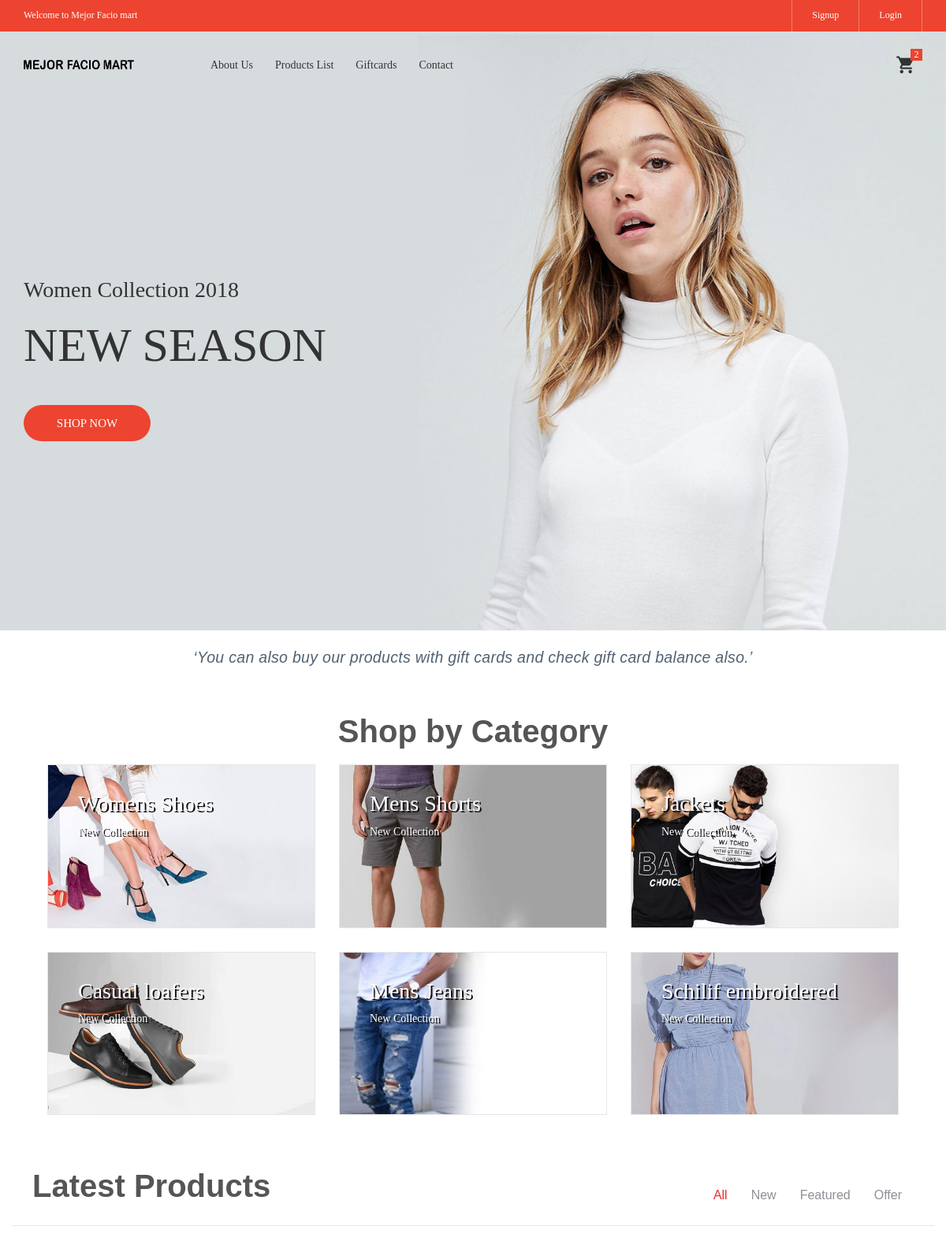
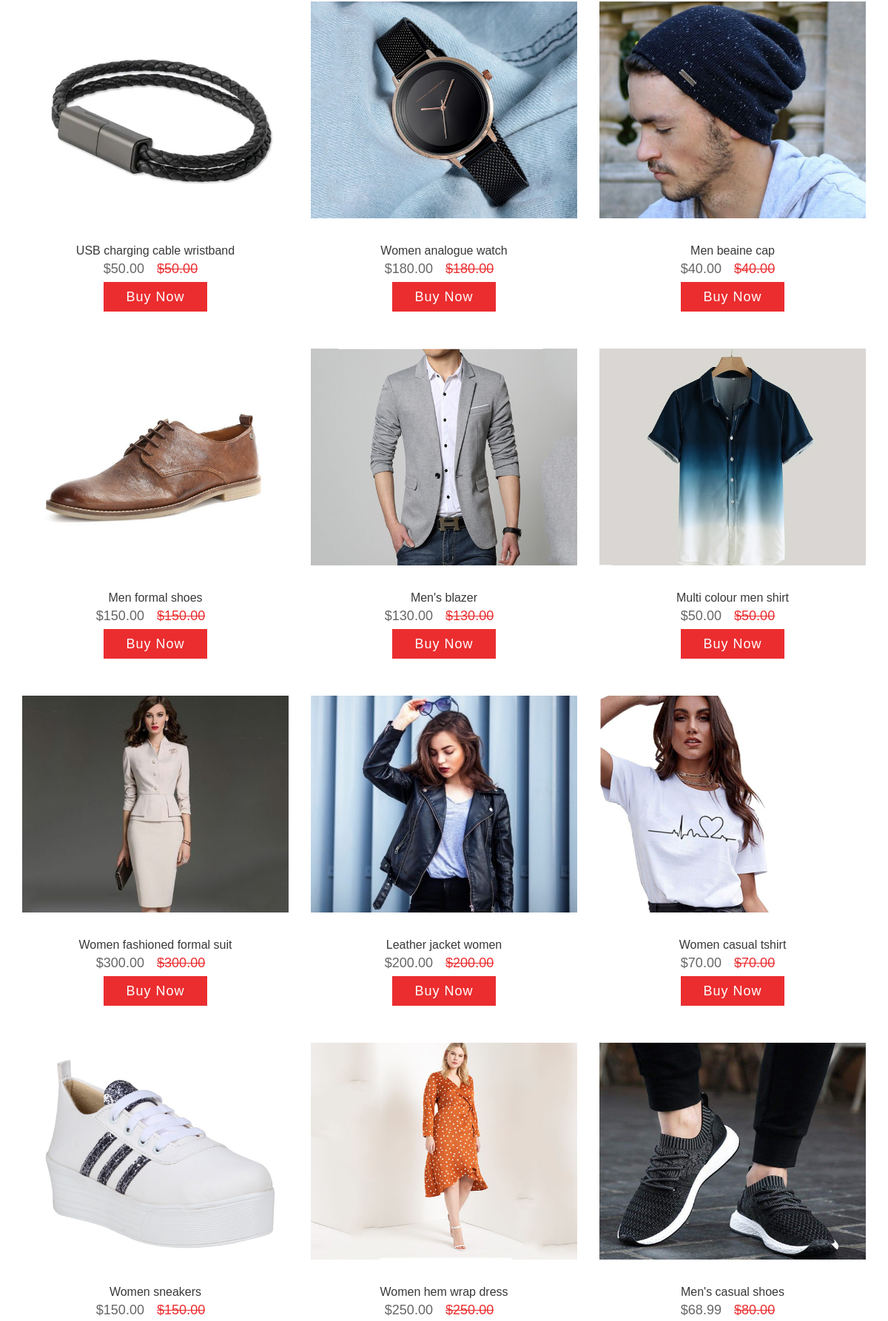
The page / (upper part) on the database its author committed (2 pictures, top to bottom).
### tables this page shows
CREATE TABLE `tbl_product_categories` (
  `cat_id` int(11) NOT NULL AUTO_INCREMENT,
  `category_name` varchar(100) NOT NULL,
  `category_ref_id` varchar(10) NOT NULL,
  `catimg` varchar(255) NOT NULL,
  `parent_category` int(11) NOT NULL,
  `catthumbimg` varchar(255) DEFAULT NULL,
  `cat_offer_type` smallint(4) DEFAULT NULL,
  `cat_discount_per` int(11) DEFAULT '0',
  `cat_dis_fixed_amt` float DEFAULT '0',
  `cat_status` int(11) DEFAULT NULL,
  `cat_createdat` datetime DEFAULT NULL,
  `cat_updatedat` datetime DEFAULT NULL,
  PRIMARY KEY (`cat_id`)
);

CREATE TABLE `tbl_products` (
  `prdid` int(10) NOT NULL AUTO_INCREMENT,
  `category_id` int(11) NOT NULL,
  `subcategory_id` int(11) NOT NULL,
  `cat_status` int(11) DEFAULT NULL,
  `product_name` longtext NOT NULL,
  `product_url` varchar(120) DEFAULT NULL,
  `product_description` text NOT NULL,
  `status` int(11) NOT NULL DEFAULT '1',
  `read_status` int(11) NOT NULL,
  `created_date` datetime NOT NULL,
  `product_discount_type` smallint(4) DEFAULT '0',
  `product_discount_per` int(11) DEFAULT '0',
  `product_discount_fixed` float DEFAULT '0',
  `product_image` varchar(250) DEFAULT NULL,
  `product_thumb_image1` varchar(250) DEFAULT NULL,
  `product_thumb_image2` varchar(250) DEFAULT NULL,
  `product_thumb_image3` varchar(250) DEFAULT NULL,
  `product_thumb_image4` varchar(250) DEFAULT NULL,
  `product_price` float DEFAULT '0',
  `afterdiscoutprice` float DEFAULT '0',
  `updated_at` datetime DEFAULT NULL,
  `cat_new` smallint(2) DEFAULT '0',
  `cat_featured` smallint(2) DEFAULT '0',
  `cat_offer` smallint(2) DEFAULT '0',
  PRIMARY KEY (`prdid`)
);

### application/core/MY_Controller.php (called while the page is built, shortened)
<?php
	class MY_Controller extends CI_Controller {
		public function __construct()
		{
			$this->load->helper('url');
			$this->load->database();
			$this->load->helper('form');
			$this->load->library('session');
			$this->load->library('form_validation');
			$this->load->model('admin/Common_model');
			$this->load->helper('cookie');
			$this->load->library('user_agent');
		}
		function front_view($page){
			$this->load->view('includes/header',$this->data);
			$this->load->view(''.$page,$this->data);
			$this->load->view('includes/footer');
		}
	}

### application/controllers/LoaddingPage.php (called while the page is built, shortened)
<?php
	class LoaddingPage extends MY_Controller {
		public function index()
		{
			$this->data['catdetails1']            = $this->Frontend_model->get_data_cats1('tbl_product_categories');
			$this->data['catdetails2']            = $this->Frontend_model->get_data_cats2('tbl_product_categories');
			$this->data['getproducts_all']        = $this->Frontend_model->get_products_data('tbl_products',0);
			$this->front_view('index',$data);
		}
	}
?>

### index.php (called while the page is built, shortened)
<?php
require_once BASEPATH.'core/CodeIgniter.php';

### application/models/Frontend_model.php (called while the page is built, shortened)
<?php
	class Frontend_model extends CI_Model {
		function get_data_cats1($table){
			$sql = "select * from tbl_product_categories where cat_status = 1 limit 0,3";
			return $this->db->query($sql)->result();
		}
		function get_data_cats2($table){
			$sql = "select * from tbl_product_categories where cat_status = 1 limit 3,3";
			return $this->db->query($sql)->result();
		}
		function get_products_data($table,$type){
			if($type==0){
				$sql = "select * from tbl_products where status = 1 order by prdid DESC";
			}else if($type==1){
				$sql = "select * from tbl_products where status = 1 order by cat_new";
			}else if($type==2){
				$sql = "select * from tbl_products where status = 1 order by cat_featured";
			}else if($type==3){
				$sql = "select * from tbl_products where status = 1 order by cat_offer";
			}
			return $this->db->query($sql)->result();
		}
	}

### application/views/index.php (the view, shortened to what this page needs)
<main>
<section class="section-slide">
	<div class="wrap-slick1">
		<div class="slick1">
			<div class="item-slick1" style="background-image: url('<?php echo base_url();?>assets/img/banner/slide-01.jpg');">
				<div class="container h-full">
					<div class="flex-col-l-m h-full p-t-100 p-b-30 respon5">
						<div class="layer-slick1 animated visible-false" data-appear="fadeInDown" data-delay="0">
							<span class="ltext-101 cl2 respon2">
								Women Collection 2018
							</span>
						</div>
						<div class="layer-slick1 animated visible-false" data-appear="fadeInUp" data-delay="800">
							<h2 class="ltext-201 cl2 p-t-19 p-b-43 respon1">
								NEW SEASON
							</h2>
						</div>
						<div class="layer-slick1 animated visible-false" data-appear="zoomIn" data-delay="1600">
							<a href="product.html" class="flex-c-m stext-101 cl0 size-101 bg1 bor1 hov-btn1 p-lr-15 trans-04">
								Shop Now
							</a>
						</div>
					</div>
				</div>
			</div>
		</div>
	</div>
</section>
	<div class="container-fluid">
		<div class="col-sm-12">
			<div class="heading_title container">
				<div class="card_inner ">
					<div class="card-body">
						<p style="font-size:1.3rem;margin-bottom: 0px;" align="justify" class="font-italic fw_500 text-center">‘You can also buy our products with gift cards and check gift card balance also.’</p>
					</div>
				</div>
			</div>
		</div>
	</div>
       <section class="category-area section-padding30">
           <div class="container-fluid">
               <div class="row">
                   <div class="col-lg-12">
                       <div class="section-tittle text-center mb-4">
                           <h2>Shop by Category</h2>
                       </div>
                   </div>
               </div>
		<div class="row">
		<?php if(isset($catdetails1) && !empty($catdetails1) && count($catdetails1)>0){
									$j=0;
									foreach($catdetails1 as $key=>$catinfo){ ?>
			<div class="col-md-6 col-xl-4 p-b-30 m-lr-auto">
				<div class="block1 wrap-pic-w">
					<img src="<?php echo base_url(); ?>product_images/<?php echo $catinfo->catimg;?>" alt="<?php echo ucfirst($catinfo->category_name); ?>">
					<a href="<?php echo base_url(); ?>products" class="block1-txt ab-t-l s-full flex-col-l-sb p-lr-38 p-tb-34 trans-03 respon3">
						<div class="block1-txt-child1 flex-col-l">
							<span class="block1-name ltext-102 trans-04 p-b-8">
								<?php echo ucfirst($catinfo->category_name); ?>
							</span>
							<span class="block1-info stext-102 trans-04">
								New Collection
							</span>
						</div>
					</a>
				</div>
			</div>
<?php $j++; } } ?>
		</div>
		<div class="row">
		<?php if(isset($catdetails2) && !empty($catdetails2) && count($catdetails2)>0){
									$j=0;
									foreach($catdetails2 as $key=>$catinfo){ ?>
			<div class="col-md-6 col-xl-4 p-b-30 m-lr-auto">
				<div class="block1 wrap-pic-w">
					<img src="<?php echo base_url(); ?>product_images/<?php echo $catinfo->catimg;?>" alt="<?php echo ucfirst($catinfo->category_name); ?>">
					<a href="<?php echo base_url(); ?>products" class="block1-txt ab-t-l s-full flex-col-l-sb p-lr-38 p-tb-34 trans-03 respon3">
						<div class="block1-txt-child1 flex-col-l">
							<span class="block1-name ltext-102 trans-04 p-b-8">
								<?php echo ucfirst($catinfo->category_name); ?>
							</span>
							<span class="block1-info stext-102 trans-04">
								New Collection
							</span>
						</div>
					</a>
				</div>
			</div>
<?php $j++; } } ?>
		</div>
           </div>
       </section>
   <section class="latest-product-area ">
           <div class="container">
               <div class="row product-btn d-flex justify-content-end align-items-end">
                   <div class="col-xl-5 col-lg-5 col-md-5">
                       <div class="section-tittle mb-30">
                           <h2>Latest Products</h2>
                       </div>
                   </div>
                   <div class="col-xl-7 col-lg-7 col-md-7">
                       <div class="properties__button f-right">
                           <nav>
                               <div class="nav nav-tabs" id="nav-tab" role="tablist">
                                   <a class="nav-item nav-link active" id="nav-home-tab" data-toggle="tab" href="#nav-home" role="tab" aria-controls="nav-home" aria-selected="true">All</a>
                                   <a class="nav-item nav-link" id="nav-profile-tab" data-toggle="tab" href="#nav-profile" role="tab" aria-controls="nav-profile" aria-selected="false">New</a>
                                   <a class="nav-item nav-link" id="nav-contact-tab" data-toggle="tab" href="#nav-contact" role="tab" aria-controls="nav-contact" aria-selected="false">Featured</a>
                                   <a class="nav-item nav-link" id="nav-last-tab" data-toggle="tab" href="#nav-last" role="tab" aria-controls="nav-contact" aria-selected="false">Offer</a>
                               </div>
                           </nav>
                       </div>
                   </div>
               </div>
               <div class="tab-content" id="nav-tabContent">
                   <div class="tab-pane fade show active" id="nav-home" role="tabpanel" aria-labelledby="nav-home-tab">
                       <div class="row">
						<?php if(isset($getproducts_all) && !empty($getproducts_all) && count($getproducts_all)>0){ foreach($getproducts_all as $productinfo){ ?>
							<div class="col-xl-4 col-lg-4 col-md-6">
								<div class="single-product mb-60">
									<div class="product-img hov-img0">
										<img src="<?php echo base_url().'product_images/'.$productinfo->product_image; ?>" alt="<?php echo ucfirst($productinfo->product_name); ?>">
									</div>
									<div class="product-caption">
										<h4><a href="<?php echo base_url().'products'; ?>"><?php echo ucfirst($productinfo->product_name); ?></a></h4>
										<div class="price">
											<ul>
												<?php
													$discountPrice =0;
													$productprice     = $productinfo->product_price;
													if($productinfo->product_discount_type==1){
														$discountPricecal = $productinfo->product_discount_fixed;
														$discountPrice = $productprice - $discountPricecal;
													}else{
														$discountPricecal = $productprice * ($discountPrice/100);
														$discountPrice = $productprice - $discountPricecal;
													}
												?>
												<li>$<?php echo number_format($discountPrice, 2); ?></li>
												<?php if($discountPrice!=0){ ?>
													<li class="discount">$<?php echo number_format($productprice, 2); ?></li>
												<?php } ?>
											</ul>
										</div>
									<div class="mt-1">
										<a href="<?php echo base_url(); ?>products/<?php echo $productinfo->product_url; ?>" class="btn btn-warning btn-sm btn-xs cust-btn text-white">Buy Now</a>
									</div>
									</div>
								</div>
							</div>
                           <?php } } ?>
                       </div>
                   </div>
               </div>
           </div>
       </section>
   </main>

### assets/css/main.css (style rules this page uses)
.container { max-width: 1380px; }
@media (max-width: 1600px) { .container { max-width: 1200px; } }
.slick-slide { outline: none !important; }
.wrap-slick1 { position: relative; }
.item-slick1 { height: calc(100vh - 40px); background-size: cover; background-repeat: no-repeat; background-position: center center; }
.block1 { position: relative; border: 1px solid #e6e6e6; }
.block1-txt { background-color: rgba(103,117,214,0.0); }
.block1-name { color: #fff; text-shadow: 2px 2px #100e13; }
.block1-info { color: #fff; text-shadow: 2px 2px #100e13; }
.cl0 { color: #fff; }
.cl2 { color: #333; }
.stext-101 { font-family: Poppins-Medium; font-size: 15px; line-height: 1.466667; text-transform: uppercase; }
.stext-102 { font-family: Poppins-Regular; font-size: 14px; line-height: 1.7; }
.ltext-101 { font-family: Poppins-Regular; font-size: 28px; line-height: 1.2857; }
.ltext-102 { font-family: Poppins-Bold; font-size: 28px; line-height: 1.1; }
.ltext-201 { font-family: PlayfairDisplay-Bold; font-size: 60px; line-height: 1.1; text-transform: uppercase; }
.size-101 { min-width: 161px; height: 46px; }
.bg1 { background-color: #ec4430; }
.bor1 { border-radius: 23px; }
.hov-img0 { display: block; overflow: hidden; }
.hov-img0 img { width: 100%; -webkit-transition: transform 0.9s ease; -o-transition: transform 0.9s ease; -moz-transition: transform 0.9s ease; transition: transform 0.9s ease; }

### rows shown on the page
tbl_product_categories: catimg (picture), category_name "Womens Shoes"
tbl_product_categories: catimg (picture), category_name "Mens Shorts"
tbl_product_categories: catimg (picture), category_name "Jackets"
tbl_product_categories: catimg (picture), category_name "Casual loafers"
tbl_product_categories: catimg (picture), category_name "Mens Jeans"
tbl_product_categories: catimg (picture), category_name "Schilif embroidered"
tbl_products: product_image (picture), product_name "USB charging cable wristband", product_price "50.00"
tbl_products: product_image (picture), product_name "Women analogue watch", product_price "180.00"
tbl_products: product_image (picture), product_name "Men beaine cap", product_price "40.00"
tbl_products: product_image (picture), product_name "Men formal shoes", product_price "150.00"
tbl_products: product_image (picture), product_name "Men's blazer", product_price "130.00"
tbl_products: product_image (picture), product_name "Multi colour men shirt", product_price "50.00"
tbl_products: product_image (picture), product_name "Women fashioned formal suit", product_price "300.00"
tbl_products: product_image (picture), product_name "Leather jacket women", product_price "200.00"
tbl_products: product_image (picture), product_name "Women casual tshirt", product_price "70.00"
tbl_products: product_image (picture), product_name "Women sneakers", product_price "150.00"
tbl_products: product_image (picture), product_name "Women hem wrap dress", product_price "250.00"
tbl_products: product_image (picture), product_name "Men's casual shoes", discountPrice "68.99", product_price "80.00"
